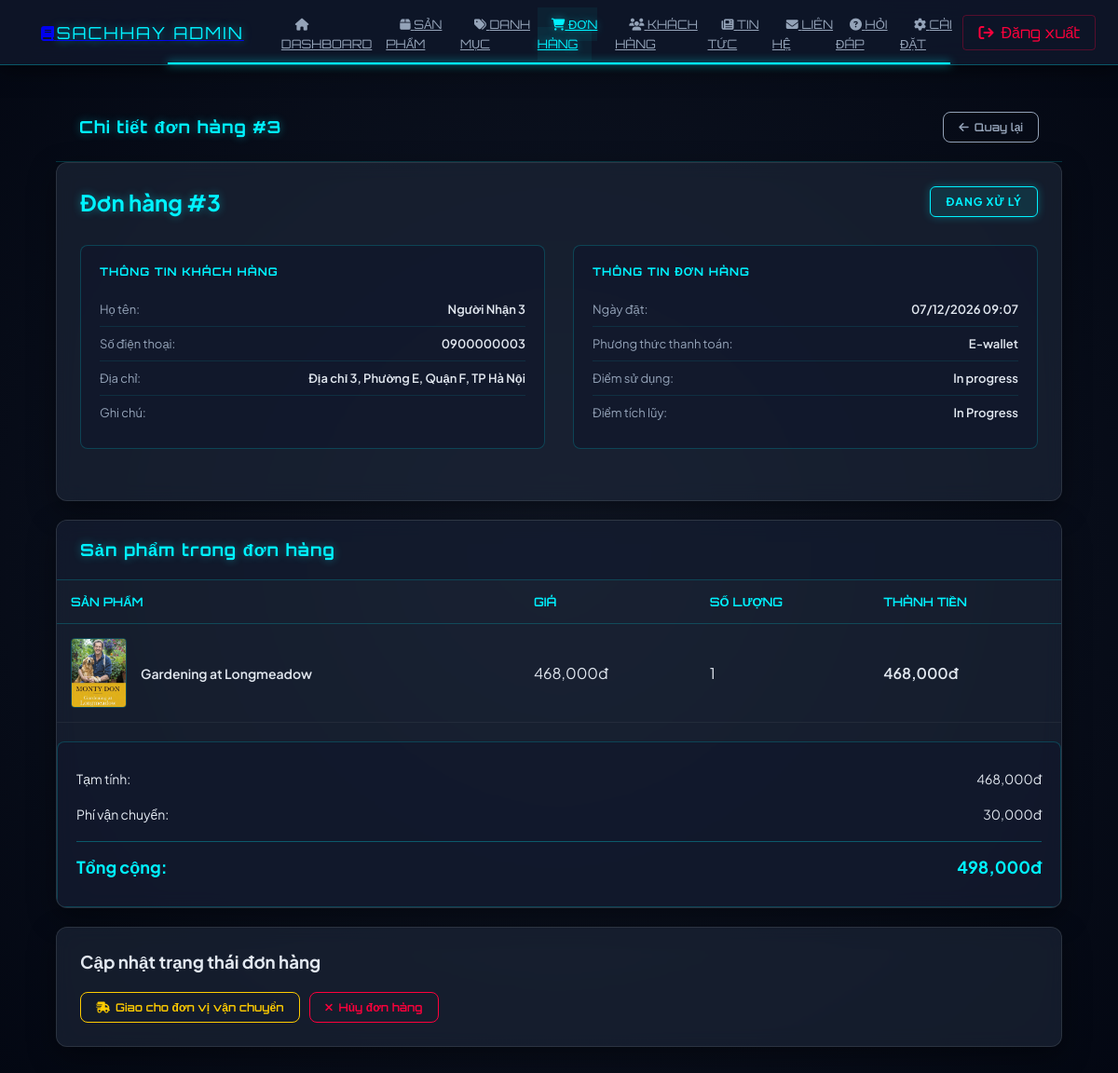
Screenshot of /admin/orderDetail/3 (signed in) with the database file from the repository.
### tables this page shows
CREATE TABLE `orders` (
  `order_id` int(11) NOT NULL COMMENT 'ID đơn hàng',
  `user_id` int(11) NOT NULL COMMENT 'ID người dùng đặt hàng',
  `recipient_name` varchar(255) NOT NULL COMMENT 'Tên người nhận',
  `recipient_phone` varchar(20) NOT NULL COMMENT 'Số điện thoại người nhận',
  `shipping_address` text NOT NULL COMMENT 'Địa chỉ giao hàng đầy đủ',
  `payment_method` varchar(50) DEFAULT 'COD' COMMENT 'Phương thức thanh toán: COD, E-wallet, Credit Card',
  `subtotal` decimal(10,2) NOT NULL DEFAULT 0.00 COMMENT 'Tạm tính (chưa có phí ship)',
  `shipping_fee` decimal(10,2) DEFAULT 30000.00 COMMENT 'Phí vận chuyển',
  `total_amount` decimal(10,2) NOT NULL COMMENT 'Tổng tiền = subtotal + shipping_fee',
  `status` enum('pending','processing','shipped','completed','cancelled') DEFAULT 'pending' COMMENT 'Trạng thái đơn hàng',
  `note` text DEFAULT NULL COMMENT 'Ghi chú của khách hàng',
  `created_at` timestamp NOT NULL DEFAULT current_timestamp() COMMENT 'Thời gian tạo đơn',
  `updated_at` timestamp NOT NULL DEFAULT current_timestamp() ON UPDATE current_timestamp() COMMENT 'Thời gian cập nhật'
);

CREATE TABLE `order_product` (
  `order_id` int(11) NOT NULL COMMENT 'ID đơn hàng',
  `product_id` int(11) NOT NULL COMMENT 'ID sản phẩm',
  `quantity` int(11) NOT NULL DEFAULT 1 COMMENT 'Số lượng',
  `price` decimal(10,2) NOT NULL COMMENT 'Giá tại thời điểm đặt hàng',
  `subtotal` decimal(10,2) NOT NULL COMMENT 'Thành tiền = price * quantity'
);

CREATE TABLE `product_image` (
  `product_id` int(11) NOT NULL,
  `image_url` varchar(255) NOT NULL,
  `ordinal_number` int(11) DEFAULT NULL,
  `upload_date` datetime DEFAULT NULL
);

CREATE TABLE `product` (
  `product_id` int(11) NOT NULL,
  `title` varchar(255) NOT NULL,
  `publisher` varchar(100) DEFAULT NULL,
  `published_date` date DEFAULT NULL COMMENT 'Date the product was published.',
  `supplier` varchar(100) DEFAULT NULL,
  `description` text DEFAULT NULL,
  `year` int(11) DEFAULT NULL,
  `language` varchar(50) DEFAULT NULL,
  `pages` int(11) DEFAULT NULL COMMENT 'Number of pages in the product.',
  `product_type` varchar(50) DEFAULT NULL,
  `stock_quantity` int(11) NOT NULL,
  `price` decimal(12,2) NOT NULL,
  `old_price` decimal(12,2) DEFAULT NULL COMMENT 'The original price before discount. NULL if not on sale.',
  `weight` decimal(10,2) DEFAULT NULL,
  `dimensions` varchar(50) DEFAULT NULL COMMENT 'Physical dimensions of the product (e.g., 13 x 20.5 cm).',
  `size` varchar(255) DEFAULT NULL
);

### app/controllers/AdminController.php (called while the page is built, shortened)
<?php
class AdminController extends Controller {
    private $adminModel;
    public function __construct() {
        $this->adminModel = $this->model('Admin');
    }
    public function orderDetail($orderId) {
        $order = $this->adminModel->getOrderById($orderId);
        $data = [
            'title' => 'Chi tiết đơn hàng #' . $orderId,
            'page' => 'orders',
            'order' => $order,
            'items' => $this->adminModel->getOrderItems($orderId),
            'contentFile' => APP_ROOT . '/views/admin/orders/detail.php'
        ];
        $this->view('admin/admin', $data);
    }
}

### app/core/App.php (called while the page is built, shortened)
<?php
class App {
    protected $method = "index";
    public function __construct() {
        $url = $this->parseURL();
        if(isset($url[0]) && !empty($url[0])) {
            $controllerFile = APP_ROOT . '/controllers/' . ucfirst($url[0]) . 'Controller.php';
            if(file_exists($controllerFile)) {
                unset($url[0]);
            } else {
                $this->redirectToLanding();
                return;
            }
        }
        $this->controller = new $this->controller;
        if(isset($url[1]) && !empty($url[1])) {
            if(method_exists($this->controller, $url[1])) {
                $this->method = $url[1];
                unset($url[1]);
            } else {
                $this->redirectToLanding();
                return;
            }
        }
        $this->params = $url ? array_values($url) : [];
        call_user_func_array([$this->controller, $this->method], $this->params);
    }
    private function parseURL() {
        if(isset($_GET["url"])) {
            return explode('/', filter_var(rtrim($_GET['url'], '/'), FILTER_SANITIZE_URL));
        }
        return [];
    }
}

### public/index.php (called while the page is built, shortened)
<?php
$app = new App();

### app/core/DB.php (called while the page is built, shortened)
<?php
class DB
{
    public $con;
    public function __construct()
    {
        $this->host = DB_HOST;
        $this->username = DB_USER;
        $this->password = DB_PASS;
        $this->dbname = DB_NAME;
        $this->port = DB_PORT;
        try {
            $this->con = new PDO(
                "mysql:host={$this->host};port={$this->port};dbname={$this->dbname};charset=utf8mb4",
                $this->username,
                $this->password,
                [
                    PDO::ATTR_ERRMODE => PDO::ERRMODE_EXCEPTION,
                    PDO::ATTR_DEFAULT_FETCH_MODE => PDO::FETCH_ASSOC,
                    PDO::ATTR_EMULATE_PREPARES => false
                ]
            );
        } catch (PDOException $e) {
            die("Connection failed: " . $e->getMessage());
        }
    }
    public function query($sql, $params = [])
    {
        $stmt = $this->con->prepare($sql);
        $stmt->execute($params);
        return $stmt;
    }
    public function single($sql, $params = [])
    {
        $stmt = $this->query($sql, $params);
        return $stmt->fetch();
    }
    public function all($sql, $params = [])
    {
        $stmt = $this->query($sql, $params);
        return $stmt->fetchAll();
    }
}

### app/models/Admin.php (called while the page is built, shortened)
<?php
class Admin extends DB
{
    public function getOrderById($orderId)
    {
        $sql = "SELECT
                    o.order_id,
                    o.user_id,
                    o.recipient_name,
                    o.recipient_phone,
                    o.shipping_address,
                    o.payment_method,
                    o.subtotal,
                    o.shipping_fee,
                    o.total_amount as total,
                    o.status,
                    o.note,
                    o.created_at as created_date,
                    o.updated_at,
                    u.fullname as customer_name,
                    u.email as customer_email,
                    u.phone as customer_phone
                FROM orders o
                LEFT JOIN users u ON o.user_id = u.user_id
                WHERE o.order_id = :order_id";
        return $this->single($sql, ['order_id' => $orderId]);
    }
    public function getOrderItems($orderId)
    {
        $sql = "SELECT
                    op.product_id,
                    op.quantity,
                    op.price,
                    op.subtotal,
                    p.title,
                    pi.image_url,
                    GROUP_CONCAT(ap.author_name SEPARATOR ', ') as author
                FROM order_product op
                JOIN product p ON op.product_id = p.product_id
                LEFT JOIN product_image pi ON p.product_id = pi.product_id
                LEFT JOIN author_of_product ap ON p.product_id = ap.product_id
                WHERE op.order_id = :order_id
                GROUP BY op.product_id, op.order_id";
        return $this->all($sql, ['order_id' => $orderId]);
    }
}

### app/views/admin/orders/detail.php (the view, shortened to what this page needs)
<?php
$order = $order ?? null;
$items = $items ?? [];
?>
<div class="card-header-actions">
    <h2 class="card-title">Chi tiết đơn hàng #<?= $order['order_id'] ?></h2>
    <a href="<?= BASE_URL ?>admin/orders" class="btn btn-secondary">
        <i class="fas fa-arrow-left"></i> Quay lại
    </a>
</div>
<div class="admin-card">
    <div class="card-body">
        <div class="order-header">
            <div class="order-id">Đơn hàng #<?= $order['order_id'] ?></div>
            <div>
                <?php
                $statusClass = match ($order['status']) {
                    'pending' => 'pending',
                    'processing' => 'processing',
                    'shipped' => 'shipped',
                    'completed' => 'completed',
                    'cancelled' => 'cancelled',
                    default => 'pending'
                };
                $statusText = match ($order['status']) {
                    'pending' => 'Chờ xử lý',
                    'processing' => 'Đang xử lý',
                    'shipped' => 'Đang giao',
                    'completed' => 'Hoàn thành',
                    'cancelled' => 'Đã hủy',
                    default => $order['status']
                };
                ?>
                <span class="badge <?= $statusClass ?>"><?= $statusText ?></span>
            </div>
        </div>
        <div class="info-grid">
            <div class="info-section">
                <h3>Thông tin khách hàng</h3>
                <div class="info-row">
                    <span class="info-label">Họ tên:</span>
                    <span class="info-value"><?= htmlspecialchars($order['recipient_name'] ?? 'N/A') ?></span>
                </div>
                <div class="info-row">
                    <span class="info-label">Số điện thoại:</span>
                    <span class="info-value"><?= htmlspecialchars($order['recipient_phone'] ?? 'N/A') ?></span>
                </div>
                <div class="info-row">
                    <span class="info-label">Địa chỉ:</span>
                    <span class="info-value"><?= htmlspecialchars($order['shipping_address'] ?? 'N/A') ?></span>
                </div>
                <div class="info-row">
                    <span class="info-label">Ghi chú: </span>
                </div>
            </div>
            <div class="info-section">
                <h3>Thông tin đơn hàng</h3>
                <div class="info-row">
                    <span class="info-label">Ngày đặt:</span>
                    <span class="info-value"><?= date('d/m/Y H:i', strtotime($order['created_date'])) ?></span>
                </div>
                <div class="info-row">
                    <span class="info-label">Phương thức thanh toán:</span>
                    <span class="info-value"><?= htmlspecialchars($order['payment_method'] ?? 'N/A') ?></span>
                </div>
                <div class="info-row">
                    <span class="info-label">Điểm sử dụng:</span>
                    <span class="info-value">In progress</span>
                </div>
                <div class="info-row">
                    <span class="info-label">Điểm tích lũy:</span>
                    <span class="info-value">In Progress</span>
                </div>
            </div>
        </div>
    </div>
</div>
<div class="admin-card">
    <div class="card-header">
        <h3 class="card-title">Sản phẩm trong đơn hàng</h3>
    </div>
    <div class="table-container">
        <table>
            <thead>
                <tr>
                    <th>Sản phẩm</th>
                    <th>Giá</th>
                    <th>Số lượng</th>
                    <th>Thành tiền</th>
                </tr>
            </thead>
            <tbody>
                <?php if (!empty($items)): ?>
                    <?php
                    $subtotal = 0;
                    foreach ($items as $item):
                        $subtotal += $item['subtotal'];
                    ?>
                        <tr>
                            <td>
                                <div class="product-info">
                                    <img src="<?= BASE_URL . ($item['image_url'] ?? 'images/default-book.jpg') ?>"
                                        alt="<?= htmlspecialchars($item['title']) ?>"
                                        class="product-img">
                                    <div class="product-name"><?= htmlspecialchars($item['title']) ?></div>
                                </div>
                            </td>
                            <td><?= number_format($item['price']) ?>đ</td>
                            <td><?= $item['quantity'] ?></td>
                            <td style="font-weight: 600;"><?= number_format($item['subtotal']) ?>đ</td>
                        </tr>
                    <?php endforeach; ?>
                <?php else: ?>
                    <tr>
                        <td colspan="4" style="text-align: center;">Không có sản phẩm</td>
                    </tr>
                <?php endif; ?>
            </tbody>
        </table>
    </div>
    <?php if (!empty($items)): ?>
        <div class="order-summary">
            <div class="summary-row">
                <span>Tạm tính:</span>
                <span><?= number_format($subtotal) ?>đ</span>
            </div>
            <div class="summary-row">
                <span>Phí vận chuyển:</span>
                <span><?= number_format($order['shipping_fee']) ?>đ</span>
            </div>
            <div class="summary-row total">
                <span>Tổng cộng:</span>
                <span><?= number_format($order['total']) ?>đ</span>
            </div>
        </div>
    <?php endif; ?>
</div>
<div class="admin-card">
    <div class="card-body">
        <h3 style="margin-bottom: 20px;">Cập nhật trạng thái đơn hàng</h3>
        <form action="<?= BASE_URL ?>admin/updateOrderStatus" method="POST">
            <div class="status-actions">
                <?php if ($order['status'] == 'pending'): ?>
                    <button type="submit" name="status" value="processing" class="btn btn-primary">
                        <i class="fas fa-check"></i> Xác nhận đơn hàng
                    </button>
                    <button type="submit" name="status" value="cancelled" class="btn btn-danger">
                        <i class="fas fa-times"></i> Hủy đơn hàng
                    </button>
                <?php elseif ($order['status'] == 'processing'): ?>
                    <button type="submit" name="status" value="shipped" class="btn btn-warning">
                        <i class="fas fa-shipping-fast"></i> Giao cho đơn vị vận chuyển
                    </button>
                    <button type="submit" name="status" value="cancelled" class="btn btn-danger">
                        <i class="fas fa-times"></i> Hủy đơn hàng
                    </button>
                <?php elseif ($order['status'] == 'shipped'): ?>
                    <button type="submit" name="status" value="completed" class="btn btn-success">
                        <i class="fas fa-check-circle"></i> Hoàn thành đơn hàng
                    </button>
                <?php elseif ($order['status'] == 'completed'): ?>
                    <div style="color: #10b981; font-weight: 600;">
                        <i class="fas fa-check-circle"></i> Đơn hàng đã hoàn thành
                    </div>
                <?php elseif ($order['status'] == 'cancelled'): ?>
                    <div style="color: #ef4444; font-weight: 600;">
                        <i class="fas fa-times-circle"></i> Đơn hàng đã bị hủy
                    </div>
                <?php endif; ?>
            </div>
        </form>
    </div>
</div>

### rows the page displays
orders: order_id "3", status "ĐANG XỬ LÝ", recipient_name "Người Nhận 3", recipient_phone "0900000003", shipping_address "Địa chỉ 3, Phường E, Quận F, TP Hà Nội", created_at "07/12/2026 09:07", payment_method "E-wallet", shipping_fee "30,000", total_amount "498,000"
order_product: product_image.image_url (picture), product.title "Gardening at Longmeadow", price "468,000", quantity "1", subtotal "468,000"

### other values shown
$subtotal "468,000"
